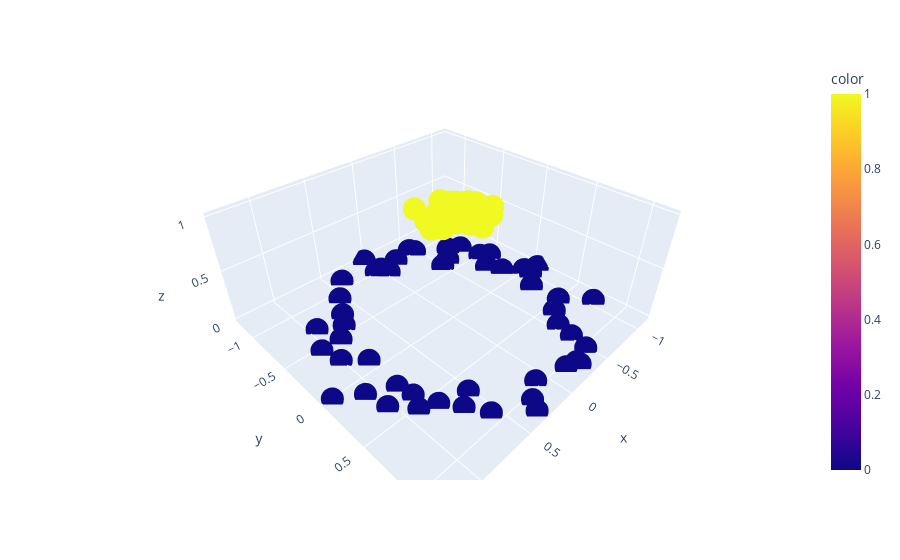

Notebook code for this chart:
### Code cell
import plotly.express as px
import plotly.express as px
fig = px.scatter_3d(x = X[:,0],y=X[:,1],z= y[:],color = y)
fig.show()
